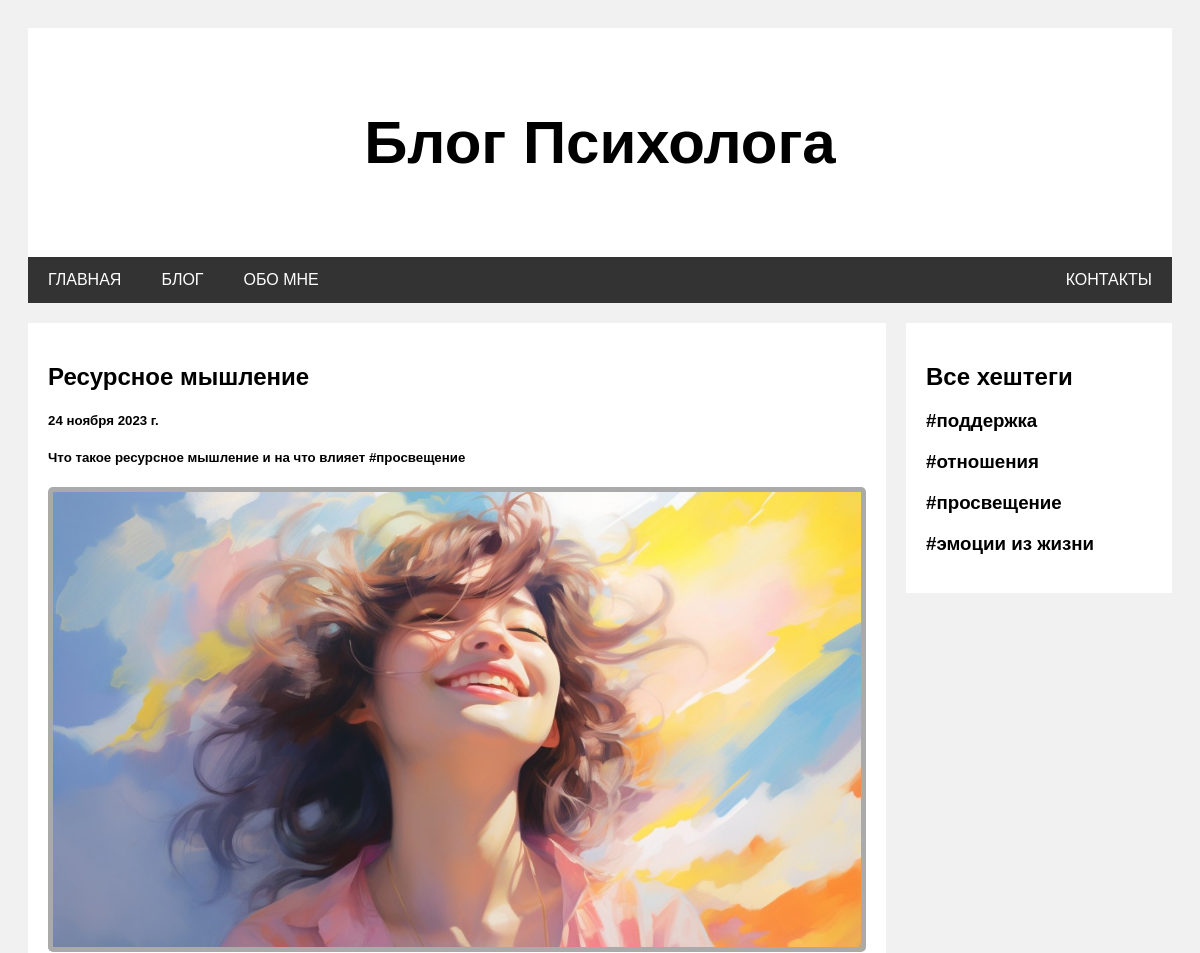
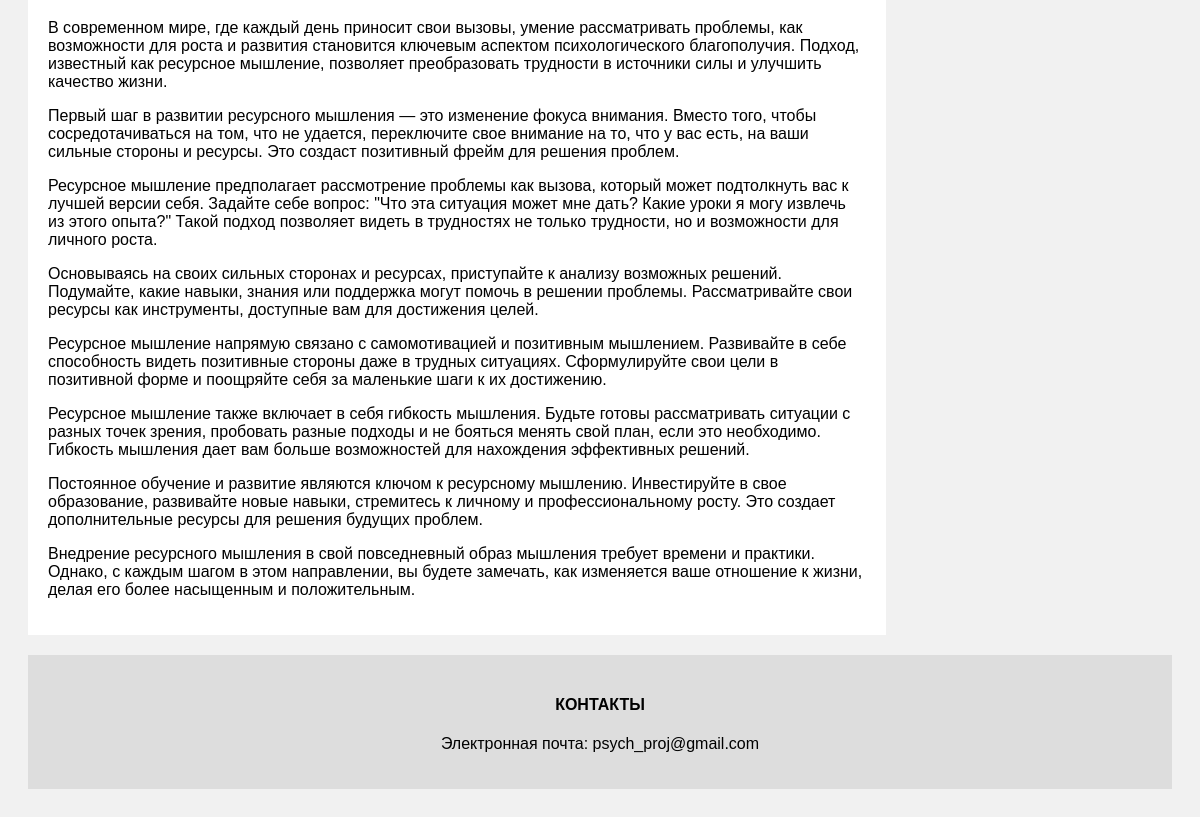
Page /posts/resursnoe-myshlenie/ on the committed database (2 pictures, top to bottom).
### blog/models.py (models this page shows, shortened)
class Post(models.Model):
    title = models.CharField(max_length=30, verbose_name="Название")
    description = models.CharField(max_length=50, verbose_name="Описание")
    date = models.DateField(verbose_name="Дата")
    content = models.TextField(verbose_name="Контент")
    hashtag = models.ManyToManyField(Hashtag, verbose_name="Хештег", blank=True)
    image = models.FileField(
        upload_to="jpeg", verbose_name="Изображение", blank=True, null=True
    )
    slug = models.SlugField(null=False, db_index=True)

class Hashtag(models.Model):
    title = models.CharField(max_length=20, verbose_name="Хештег")
    slug = models.SlugField(null=False, db_index=True)
    def get_url(self):
        return reverse("hashtag_details", args=[self.slug])

### blog/views.py (the view)
# urls.py: path("posts/<slug:slug>/", views.DetailPostView.as_view(), name="post_details"),
class DetailPostView(DetailView):
    template_name = "blog/one_post.html"
    model = Post
    context_object_name = "sign_post"

### context_processors/get_hashtags.py (called while the page is built)
def get_hashtags(request):
    return {"hashtags": Hashtag.objects.all()}

### blog/templates/blog/one_post.html
{% extends 'base.html' %}
{% block content %}
        <div class="card">
            <h2>{{ sign_post.title }}</h2>
            <h5>{{ sign_post.date }}</h5>
            <h5>
                {{ sign_post.description }}
                {% for hashtag in sign_post.hashtag.all %}
                    <a href="{{ hashtag.get_url }}">#{{ hashtag.title }}</a>
                {% endfor %}
            </h5>
            <img class="image" src="{{ sign_post.image.url }}" alt="Изображение не прикреплено">
            <p>{% autoescape off %}{{ sign_post.content }}{% endautoescape %}</p>
        </div>
{% endblock %}

### templates/includes/right_column.html
<div class="rightcolumn">
    <div class="card">
        <h2>Все хештеги</h2>
        <ul>
            {% for hashtag in hashtags%}
                <li><a href="{{ hashtag.get_url }}"><h3>#{{ hashtag.title }}</h3></a></li>
            {% endfor %}
        </ul>
    </div>
</div>

### static/css/base.css (style rules this page uses)
* { box-sizing: border-box; }
body { font-family: Arial; padding: 20px; background: #f1f1f1; }
.rightcolumn { float: left; width: 25%; padding-left: 20px; }
.card { background-color: white; padding: 20px; margin-top: 20px; }
.image { background-color: #aaa; width: 100%; padding: 5px; border-radius: 5px; }
a { color: black; text-decoration: none; }
li { list-style-type: none; }
ul { padding-left: 0; }

### rows in the picture
Post: title "Ресурсное мышление", date "24 ноября 2023 г.", description "Что такое ресурсное мышление и на что влияет", image (picture), content "В современном мире, где каждый день приносит свои вызовы, умение рассматривать проблемы, как возможности для роста и развития становится ключевым аспектом психологического благополучия. Подход, известный как ресурсное мышление, позволяет преобразовать трудности в источники силы и улучшить качество жизни. Первый шаг в развитии ресурсного мышления — это изменение фокуса внимания. Вместо того, чтобы сосредотачиваться на том, что не удается, переключите свое внимание на то, что у вас есть, на ваши сильные стороны и ресурсы. Это создаст позитивный фрейм для решения проблем. Ресурсное мышление предполагает рассмотрение проблемы как вызова, который может подтолкнуть вас к лучшей версии себя.…"
Hashtag: title "просвещение"
Hashtag: title "поддержка"
Hashtag: title "отношения"
Hashtag: title "эмоции из жизни"
